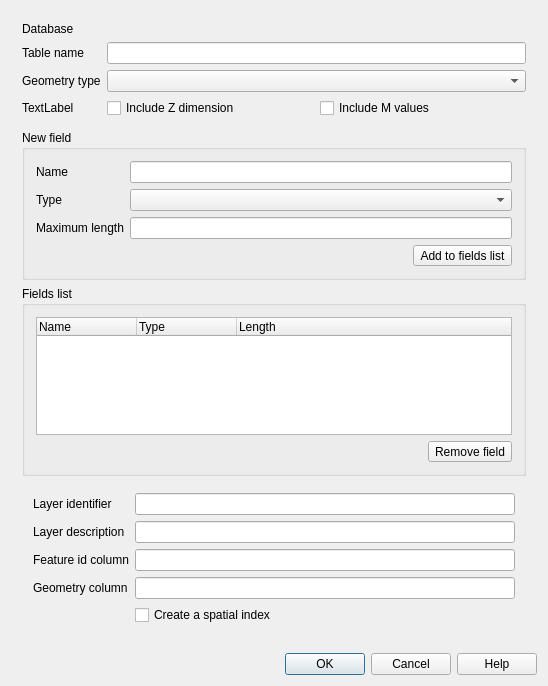
<?xml version="1.0" encoding="UTF-8"?>
<ui version="4.0">
 <class>QgsNewGeoPackageLayerDialogBase</class>
 <widget class="QDialog" name="QgsNewGeoPackageLayerDialogBase">
  <property name="geometry">
   <rect>
    <x>0</x>
    <y>0</y>
    <width>548</width>
    <height>686</height>
   </rect>
  </property>
  <property name="sizePolicy">
   <sizepolicy hsizetype="Expanding" vsizetype="Preferred">
    <horstretch>0</horstretch>
    <verstretch>0</verstretch>
   </sizepolicy>
  </property>
  <property name="minimumSize">
   <size>
    <width>351</width>
    <height>0</height>
   </size>
  </property>
  <property name="maximumSize">
   <size>
    <width>16777215</width>
    <height>16777215</height>
   </size>
  </property>
  <property name="windowTitle">
   <string>New GeoPackage Layer</string>
  </property>
  <property name="modal">
   <bool>true</bool>
  </property>
  <layout class="QGridLayout" name="gridLayout_4">
   <item row="9" column="0">
    <widget class="QDialogButtonBox" name="buttonBox">
     <property name="orientation">
      <enum>Qt::Horizontal</enum>
     </property>
     <property name="standardButtons">
      <set>QDialogButtonBox::Cancel|QDialogButtonBox::Help|QDialogButtonBox::Ok</set>
     </property>
    </widget>
   </item>
   <item row="1" column="0">
    <widget class="QgsScrollArea" name="scrollArea">
     <property name="frameShape">
      <enum>QFrame::NoFrame</enum>
     </property>
     <property name="frameShadow">
      <enum>QFrame::Plain</enum>
     </property>
     <property name="widgetResizable">
      <bool>true</bool>
     </property>
     <widget class="QWidget" name="scrollAreaWidgetContents">
      <property name="geometry">
       <rect>
        <x>0</x>
        <y>0</y>
        <width>514</width>
        <height>636</height>
       </rect>
      </property>
      <layout class="QGridLayout" name="gridLayout_51">
       <item row="3" column="0">
        <widget class="QGroupBox" name="groupBox_2">
         <property name="title">
          <string>Fields list</string>
         </property>
         <layout class="QGridLayout" name="gridLayout_3">
          <item row="2" column="0">
           <spacer name="horizontalSpacer_2">
            <property name="orientation">
             <enum>Qt::Horizontal</enum>
            </property>
            <property name="sizeHint" stdset="0">
             <size>
              <width>40</width>
              <height>20</height>
             </size>
            </property>
           </spacer>
          </item>
          <item row="2" column="1" colspan="2">
           <widget class="QToolButton" name="mRemoveAttributeButton">
            <property name="sizePolicy">
             <sizepolicy hsizetype="Fixed" vsizetype="Fixed">
              <horstretch>0</horstretch>
              <verstretch>0</verstretch>
             </sizepolicy>
            </property>
            <property name="toolTip">
             <string>Delete selected field</string>
            </property>
            <property name="text">
             <string>Remove field</string>
            </property>
            <property name="icon">
             <iconset resource="../../images/images.qrc">
              <normaloff>:/images/themes/default/mActionDeleteAttribute.svg</normaloff>:/images/themes/default/mActionDeleteAttribute.svg</iconset>
            </property>
            <property name="toolButtonStyle">
             <enum>Qt::ToolButtonTextBesideIcon</enum>
            </property>
           </widget>
          </item>
          <item row="1" column="0" colspan="3">
           <widget class="QTreeWidget" name="mAttributeView">
            <property name="sizePolicy">
             <sizepolicy hsizetype="Preferred" vsizetype="Expanding">
              <horstretch>0</horstretch>
              <verstretch>0</verstretch>
             </sizepolicy>
            </property>
            <property name="alternatingRowColors">
             <bool>true</bool>
            </property>
            <property name="rootIsDecorated">
             <bool>false</bool>
            </property>
            <property name="columnCount">
             <number>3</number>
            </property>
            <column>
             <property name="text">
              <string>Name</string>
             </property>
            </column>
            <column>
             <property name="text">
              <string>Type</string>
             </property>
            </column>
            <column>
             <property name="text">
              <string>Length</string>
             </property>
            </column>
           </widget>
          </item>
         </layout>
        </widget>
       </item>
       <item row="2" column="0">
        <widget class="QGroupBox" name="groupBox_3">
         <property name="title">
          <string>New field</string>
         </property>
         <layout class="QGridLayout" name="_2">
          <item row="6" column="3">
           <widget class="QToolButton" name="mAddAttributeButton">
            <property name="sizePolicy">
             <sizepolicy hsizetype="Preferred" vsizetype="Fixed">
              <horstretch>0</horstretch>
              <verstretch>0</verstretch>
             </sizepolicy>
            </property>
            <property name="toolTip">
             <string>Add field to list</string>
            </property>
            <property name="layoutDirection">
             <enum>Qt::LeftToRight</enum>
            </property>
            <property name="text">
             <string>Add to fields list</string>
            </property>
            <property name="icon">
             <iconset resource="../../images/images.qrc">
              <normaloff>:/images/themes/default/mActionNewAttribute.svg</normaloff>:/images/themes/default/mActionNewAttribute.svg</iconset>
            </property>
            <property name="toolButtonStyle">
             <enum>Qt::ToolButtonTextBesideIcon</enum>
            </property>
           </widget>
          </item>
          <item row="6" column="1">
           <spacer name="horizontalSpacer">
            <property name="orientation">
             <enum>Qt::Horizontal</enum>
            </property>
            <property name="sizeHint" stdset="0">
             <size>
              <width>40</width>
              <height>20</height>
             </size>
            </property>
           </spacer>
          </item>
          <item row="5" column="1" colspan="3">
           <layout class="QGridLayout" name="gridLayout">
            <item row="1" column="1">
             <widget class="QComboBox" name="mFieldTypeBox"/>
            </item>
            <item row="0" column="1">
             <widget class="QLineEdit" name="mFieldNameEdit"/>
            </item>
            <item row="0" column="0">
             <widget class="QLabel" name="mFieldNameLabel">
              <property name="text">
               <string>Name</string>
              </property>
              <property name="buddy">
               <cstring>mFieldNameEdit</cstring>
              </property>
             </widget>
            </item>
            <item row="1" column="0">
             <widget class="QLabel" name="mFieldTypeLabel">
              <property name="text">
               <string>Type</string>
              </property>
              <property name="buddy">
               <cstring>mFieldTypeBox</cstring>
              </property>
             </widget>
            </item>
            <item row="2" column="0">
             <widget class="QLabel" name="mFieldLengthLabel">
              <property name="text">
               <string>Maximum length</string>
              </property>
             </widget>
            </item>
            <item row="2" column="1">
             <widget class="QLineEdit" name="mFieldLengthEdit">
              <property name="toolTip">
               <string>&lt;html&gt;&lt;head/&gt;&lt;body&gt;&lt;p&gt;Field length / width&lt;/p&gt;&lt;/body&gt;&lt;/html&gt;</string>
              </property>
             </widget>
            </item>
           </layout>
          </item>
         </layout>
        </widget>
       </item>
       <item row="0" column="0">
        <layout class="QGridLayout" name="gridLayout_2">
         <item row="0" column="1">
          <layout class="QHBoxLayout" name="horizontalLayout">
           <item>
            <widget class="QgsFileWidget" name="mDatabase" native="true">
             <property name="sizePolicy">
              <sizepolicy hsizetype="Expanding" vsizetype="Fixed">
               <horstretch>0</horstretch>
               <verstretch>0</verstretch>
              </sizepolicy>
             </property>
             <property name="toolTip">
              <string>&lt;html&gt;&lt;head/&gt;&lt;body&gt;&lt;p&gt;Existing or new GeoPackage database file name&lt;/p&gt;&lt;/body&gt;&lt;/html&gt;</string>
             </property>
            </widget>
           </item>
          </layout>
         </item>
         <item row="1" column="0">
          <widget class="QLabel" name="mTableNameLabel">
           <property name="text">
            <string>Table name</string>
           </property>
           <property name="buddy">
            <cstring>mLayerIdentifierEdit</cstring>
           </property>
          </widget>
         </item>
         <item row="4" column="1">
          <widget class="QgsProjectionSelectionWidget" name="mCrsSelector" native="true">
           <property name="focusPolicy">
            <enum>Qt::StrongFocus</enum>
           </property>
          </widget>
         </item>
         <item row="0" column="0">
          <widget class="QLabel" name="mDatabaseLabel">
           <property name="enabled">
            <bool>true</bool>
           </property>
           <property name="text">
            <string>Database</string>
           </property>
          </widget>
         </item>
         <item row="2" column="0">
          <widget class="QLabel" name="mGeometryTypeLabel">
           <property name="enabled">
            <bool>true</bool>
           </property>
           <property name="text">
            <string>Geometry type</string>
           </property>
          </widget>
         </item>
         <item row="2" column="1">
          <widget class="QComboBox" name="mGeometryTypeBox">
           <property name="enabled">
            <bool>true</bool>
           </property>
           <property name="sizePolicy">
            <sizepolicy hsizetype="Expanding" vsizetype="Fixed">
             <horstretch>0</horstretch>
             <verstretch>0</verstretch>
            </sizepolicy>
           </property>
           <property name="toolTip">
            <string>&lt;html&gt;&lt;head/&gt;&lt;body&gt;&lt;p&gt;Geometry type&lt;/p&gt;&lt;/body&gt;&lt;/html&gt;</string>
           </property>
          </widget>
         </item>
         <item row="1" column="1">
          <widget class="QLineEdit" name="mTableNameEdit">
           <property name="sizePolicy">
            <sizepolicy hsizetype="Expanding" vsizetype="Fixed">
             <horstretch>0</horstretch>
             <verstretch>0</verstretch>
            </sizepolicy>
           </property>
           <property name="toolTip">
            <string>&lt;html&gt;&lt;head/&gt;&lt;body&gt;&lt;p&gt;Table name in the database&lt;/p&gt;&lt;/body&gt;&lt;/html&gt;</string>
           </property>
          </widget>
         </item>
         <item row="3" column="0">
          <widget class="QLabel" name="label">
           <property name="text">
            <string>TextLabel</string>
           </property>
          </widget>
         </item>
         <item row="3" column="1">
          <layout class="QHBoxLayout" name="horizontalZMLayout">
           <item>
            <widget class="QCheckBox" name="mGeometryWithZCheckBox">
             <property name="text">
              <string>Include Z dimension</string>
             </property>
            </widget>
           </item>
           <item>
            <widget class="QCheckBox" name="mGeometryWithMCheckBox">
             <property name="text">
              <string>Include M values</string>
             </property>
            </widget>
           </item>
          </layout>
         </item>
        </layout>
       </item>
       <item row="4" column="0">
        <widget class="QgsCollapsibleGroupBox" name="groupBox" native="true">
         <property name="title" stdset="0">
          <string>Advanced options</string>
         </property>
         <property name="collapsed" stdset="0">
          <bool>true</bool>
         </property>
         <layout class="QGridLayout" name="gridLayout_5">
          <item row="3" column="0">
           <widget class="QLabel" name="mFeatureIdLabel">
            <property name="text">
             <string>Feature id column</string>
            </property>
            <property name="buddy">
             <cstring>mGeometryColumnEdit</cstring>
            </property>
           </widget>
          </item>
          <item row="2" column="0">
           <widget class="QLabel" name="mLayerDescriptionLabel">
            <property name="text">
             <string>Layer description</string>
            </property>
            <property name="buddy">
             <cstring>mLayerIdentifierEdit</cstring>
            </property>
           </widget>
          </item>
          <item row="3" column="2">
           <widget class="QLineEdit" name="mFeatureIdColumnEdit">
            <property name="sizePolicy">
             <sizepolicy hsizetype="Expanding" vsizetype="Fixed">
              <horstretch>0</horstretch>
              <verstretch>0</verstretch>
             </sizepolicy>
            </property>
            <property name="toolTip">
             <string>&lt;html&gt;&lt;head/&gt;&lt;body&gt;&lt;p&gt;Name of the feature id column&lt;/p&gt;&lt;/body&gt;&lt;/html&gt;</string>
            </property>
            <property name="text">
             <string/>
            </property>
           </widget>
          </item>
          <item row="1" column="0">
           <widget class="QLabel" name="mLayerIdentifierLabel">
            <property name="text">
             <string>Layer identifier</string>
            </property>
            <property name="buddy">
             <cstring>mLayerIdentifierEdit</cstring>
            </property>
           </widget>
          </item>
          <item row="2" column="2">
           <widget class="QLineEdit" name="mLayerDescriptionEdit">
            <property name="sizePolicy">
             <sizepolicy hsizetype="Expanding" vsizetype="Fixed">
              <horstretch>0</horstretch>
              <verstretch>0</verstretch>
             </sizepolicy>
            </property>
            <property name="toolTip">
             <string>&lt;html&gt;&lt;head/&gt;&lt;body&gt;&lt;p&gt;Human-readable description for the layer content&lt;/p&gt;&lt;/body&gt;&lt;/html&gt;</string>
            </property>
           </widget>
          </item>
          <item row="4" column="0">
           <widget class="QLabel" name="mGeometryColumnLabel">
            <property name="text">
             <string>Geometry column</string>
            </property>
            <property name="buddy">
             <cstring>mGeometryColumnEdit</cstring>
            </property>
           </widget>
          </item>
          <item row="1" column="2">
           <widget class="QLineEdit" name="mLayerIdentifierEdit">
            <property name="sizePolicy">
             <sizepolicy hsizetype="Expanding" vsizetype="Fixed">
              <horstretch>0</horstretch>
              <verstretch>0</verstretch>
             </sizepolicy>
            </property>
            <property name="toolTip">
             <string>&lt;html&gt;&lt;head/&gt;&lt;body&gt;&lt;p&gt;Human-readable identifier (e.g. short name) for the layer content&lt;/p&gt;&lt;/body&gt;&lt;/html&gt;</string>
            </property>
           </widget>
          </item>
          <item row="5" column="2">
           <widget class="QCheckBox" name="mCheckBoxCreateSpatialIndex">
            <property name="toolTip">
             <string>Create a spatial index for this layer</string>
            </property>
            <property name="text">
             <string>Create a spatial index</string>
            </property>
           </widget>
          </item>
          <item row="4" column="2">
           <widget class="QLineEdit" name="mGeometryColumnEdit">
            <property name="sizePolicy">
             <sizepolicy hsizetype="Expanding" vsizetype="Fixed">
              <horstretch>0</horstretch>
              <verstretch>0</verstretch>
             </sizepolicy>
            </property>
            <property name="toolTip">
             <string>&lt;html&gt;&lt;head/&gt;&lt;body&gt;&lt;p&gt;Name of the geometry column&lt;/p&gt;&lt;/body&gt;&lt;/html&gt;</string>
            </property>
            <property name="text">
             <string/>
            </property>
           </widget>
          </item>
         </layout>
        </widget>
       </item>
      </layout>
     </widget>
    </widget>
   </item>
  </layout>
 </widget>
 <layoutdefault spacing="6" margin="11"/>
 <customwidgets>
  <customwidget>
   <class>QgsScrollArea</class>
   <extends>QScrollArea</extends>
   <header>qgsscrollarea.h</header>
   <container>1</container>
  </customwidget>
  <customwidget>
   <class>QgsCollapsibleGroupBox</class>
   <extends>QWidget</extends>
   <header>qgscollapsiblegroupbox.h</header>
   <container>1</container>
  </customwidget>
  <customwidget>
   <class>QgsProjectionSelectionWidget</class>
   <extends>QWidget</extends>
   <header>qgsprojectionselectionwidget.h</header>
   <container>1</container>
  </customwidget>
  <customwidget>
   <class>QgsFileWidget</class>
   <extends>QWidget</extends>
   <header>qgsfilewidget.h</header>
   <container>1</container>
  </customwidget>
 </customwidgets>
 <tabstops>
  <tabstop>scrollArea</tabstop>
  <tabstop>mTableNameEdit</tabstop>
  <tabstop>mGeometryTypeBox</tabstop>
  <tabstop>mGeometryWithZCheckBox</tabstop>
  <tabstop>mGeometryWithMCheckBox</tabstop>
  <tabstop>mCrsSelector</tabstop>
  <tabstop>mFieldNameEdit</tabstop>
  <tabstop>mFieldTypeBox</tabstop>
  <tabstop>mFieldLengthEdit</tabstop>
  <tabstop>mAddAttributeButton</tabstop>
  <tabstop>mAttributeView</tabstop>
  <tabstop>mRemoveAttributeButton</tabstop>
  <tabstop>mLayerIdentifierEdit</tabstop>
  <tabstop>mLayerDescriptionEdit</tabstop>
  <tabstop>mFeatureIdColumnEdit</tabstop>
  <tabstop>mGeometryColumnEdit</tabstop>
  <tabstop>mCheckBoxCreateSpatialIndex</tabstop>
 </tabstops>
 <resources>
  <include location="../../images/images.qrc"/>
 </resources>
 <connections>
  <connection>
   <sender>buttonBox</sender>
   <signal>rejected()</signal>
   <receiver>QgsNewGeoPackageLayerDialogBase</receiver>
   <slot>reject()</slot>
   <hints>
    <hint type="sourcelabel">
     <x>290</x>
     <y>585</y>
    </hint>
    <hint type="destinationlabel">
     <x>242</x>
     <y>308</y>
    </hint>
   </hints>
  </connection>
 </connections>
</ui>
